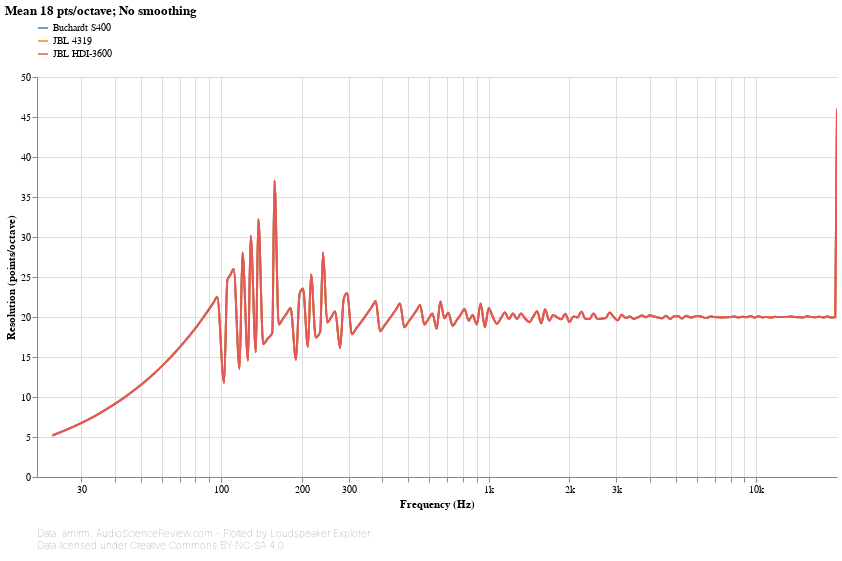

Notebook code cell kept with this figure:
### Markdown cell above
## Resolution

This chart shows the resolution of the input data at each frequency. For each point, resolution is calculated by looking at the distance from the previous point. The larger the distance, the lower the resolution.

A straight, horizontal line means that resolution is constant throughout the spectrum, or in other words, points are equally spaced in log-frequency. Some Loudspeaker Explorer features, especially smoothing and detrending, implicitly assume that this is the case, and might produce inaccurate results otherwise.

### Code cell
#@markdown
frequency_response_chart(
    speakers_fr_ready
        .pipe(lsx.pd.index_as_columns)
        .set_index('Speaker')
        .set_index('Frequency [Hz]', append=True, drop=False)
        .groupby('Speaker').apply(lambda frequencies: frequencies / frequencies.shift(1))
        .pipe(np.log2)
        .pow(-1)
        .rename(columns={'Frequency [Hz]': 'Resolution (points/octave)'})
        .pipe(lsx.pd.remap_columns, {
            'Resolution (points/octave)': 'value',
        }),
    lambda chart: lsx.util.pipe(chart
        .encode(alt.Y('value', type='quantitative', title='Resolution (points/octave)', axis=alt.Axis(grid=True))),
        lambda chart: lsx.alt.interactive_line(chart, speaker_color())),
    alter_tooltips=lambda tooltips:
        ([alt.Tooltip('speaker', title='Speaker')]
            if speakers_fr_ready.index.get_level_values('Speaker').nunique() > 1 else []) +
        tooltips +
        [alt.Tooltip('value', type='quantitative', title='Resolution (points/octave)', format='.2f')]
)

### Figure 1 — Vega-Lite specification as saved in the notebook (floating-point values rounded to 4 significant figures; data arrays with more than 128 entries replaced by an {"elided": "..."} marker saying what was removed)
{"config": {"view": {"continuousWidth": 400, "continuousHeight": 300, "opacity": 0}}, "vconcat": [{"layer": [{"mark": {"type": "line", "clip": true, "interpolate": "monotone"}, "encoding": {"color": {"type": "nominal", "field": "speaker", "legend": {"direction": "vertical", "labelLimit": 600, "orient": "top", "symbolType": "stroke"}, "title": null}, "opacity": {"condition": {"value": 1, "selection": "selector001"}, "value": 0.2}, "tooltip": [{"type": "nominal", "field": "speaker", "title": "Speaker"}, {"type": "quantitative", "field": "frequency", "format": ".03s", "title": "Frequency (Hz)"}, {"type": "quantitative", "field": "value", "format": ".2f", "title": "Resolution (points/octave)"}], "x": {"type": "quantitative", "axis": {"format": "s"}, "field": "frequency", "scale": {"base": 10, "nice": false, "type": "log"}, "title": "Frequency (Hz)"}, "y": {"type": "quantitative", "axis": {"grid": true}, "field": "value", "title": "Resolution (points/octave)"}}, "height": 400, "selection": {"selector001": {"type": "multi", "encodings": ["color"], "bind": "legend"}}, "title": {"text": "Mean 18 pts/octave; No smoothing", "anchor": "start"}, "transform": [{"flatten": ["frequency", "value"]}], "width": 800}, {"mark": {"type": "circle", "clip": true, "size": 100}, "encoding": {"color": {"type": "nominal", "field": "speaker", "legend": {"direction": "vertical", "labelLimit": 600, "orient": "top", "symbolType": "stroke"}, "title": null}, "fillOpacity": {"condition": {"value": 0.3, "selection": "selector002"}, "value": 0}, "tooltip": [{"type": "nominal", "field": "speaker", "title": "Speaker"}, {"type": "quantitative", "field": "frequency", "format": ".03s", "title": "Frequency (Hz)"}, {"type": "quantitative", "field": "value", "format": ".2f", "title": "Resolution (points/octave)"}], "x": {"type": "quantitative", "axis": {"format": "s"}, "field": "frequency", "scale": {"base": 10, "nice": false, "type": "log"}, "title": "Frequency (Hz)"}, "y": {"type": "quantitative", "axis": {"grid": true}, "field": "value", "title": "Resolution (points/octave)"}}, "height": 400, "selection": {"selector002": {"type": "single", "on": "mouseover", "clear": "mouseout", "empty": "none", "encodings": ["x", "y"]}, "selector003": {"type": "interval", "bind": "scales", "encodings": ["x", "y"]}}, "title": {"text": "Mean 18 pts/octave; No smoothing", "anchor": "start"}, "transform": [{"flatten": ["frequency", "value"]}], "width": 800}], "data": {"name": "data-641d3aa3152864c2f90630803d324de6"}}, {"mark": "text", "height": 1, "title": {"text": ["Data: amirm, AudioScienceReview.com - Plotted by Loudspeaker Explorer", "Data licensed under Creative Commons BY-NC-SA 4.0"], "anchor": "start", "color": "gray", "fontSize": 10, "fontWeight": "lighter"}, "width": 600}], "resolve": {"legend": {"color": "independent"}}, "$schema": "https://vega.github.io/schema/vega-lite/v4.8.1.json", "datasets": {"data-641d3aa3152864c2f90630803d324de6": [{"speaker": "Buchardt S400", "frequency": {"elided": "181 float values"}, "value": {"elided": "181 float values"}}, {"speaker": "JBL 4319", "frequency": {"elided": "181 float values"}, "value": {"elided": "181 float values"}}, {"speaker": "JBL HDI-3600", "frequency": {"elided": "181 float values"}, "value": {"elided": "181 float values"}}]}}
